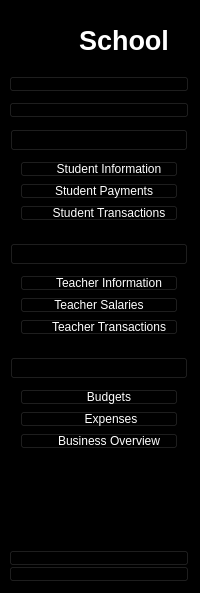
      <widget class="QWidget" name="icon_text_widget" native="true">
       <property name="styleSheet">
        <string notr="true">QWidget{
	background-color:rgb(0, 0, 0);
	color:white ;
}</string>
       </property>
       <layout class="QVBoxLayout" name="verticalLayout_15">
        <property name="leftMargin">
         <number>9</number>
        </property>
        <property name="topMargin">
         <number>20</number>
        </property>
        <item>
         <layout class="QHBoxLayout" name="horizontalLayout">
          <property name="spacing">
           <number>10</number>
          </property>
          <property name="leftMargin">
           <number>20</number>
          </property>
          <property name="topMargin">
           <number>0</number>
          </property>
          <item>
           <widget class="QLabel" name="label_2">
            <property name="minimumSize">
             <size>
              <width>40</width>
              <height>40</height>
             </size>
            </property>
            <property name="maximumSize">
             <size>
              <width>40</width>
              <height>40</height>
             </size>
            </property>
            <property name="text">
             <string/>
            </property>
            <property name="pixmap">
             <pixmap resource="resources.qrc">:/icons/logo.png</pixmap>
            </property>
            <property name="scaledContents">
             <bool>true</bool>
            </property>
           </widget>
          </item>
          <item>
           <widget class="QLabel" name="label_3">
            <property name="font">
             <font>
              <pointsize>20</pointsize>
              <weight>75</weight>
              <bold>true</bold>
             </font>
            </property>
            <property name="text">
             <string>School</string>
            </property>
           </widget>
          </item>
         </layout>
        </item>
        <item>
         <layout class="QVBoxLayout" name="verticalLayout_7">
          <property name="spacing">
           <number>10</number>
          </property>
          <property name="topMargin">
           <number>10</number>
          </property>
          <item>
           <widget class="QPushButton" name="dashboard_2">
            <property name="styleSheet">
             <string notr="true">QPushButton {
	padding-left:-50px ; }
QPushButton:checked{
	background-color:white ;
	border-radius:3px; }</string>
            </property>
            <property name="text">
             <string/>
            </property>
            <property name="icon">
             <iconset resource="resources.qrc">
              <normaloff>:/icons/dashboard2.png</normaloff>
              <normalon>:/icons/dashboard1.png</normalon>:/icons/dashboard2.png</iconset>
            </property>
            <property name="iconSize">
             <size>
              <width>100</width>
              <height>20</height>
             </size>
            </property>
            <property name="checkable">
             <bool>true</bool>
            </property>
            <property name="autoExclusive">
             <bool>true</bool>
            </property>
           </widget>
          </item>
          <item>
           <widget class="QPushButton" name="institution_2">
            <property name="styleSheet">
             <string notr="true">QPushButton {
	padding-left:-60px ; }
QPushButton:checked{
	background-color:white ;
	border-radius:3px; }</string>
            </property>
            <property name="text">
             <string/>
            </property>
            <property name="icon">
             <iconset resource="resources.qrc">
              <normaloff>:/icons/institution2.png</normaloff>
              <normalon>:/icons/institution1.png</normalon>:/icons/institution2.png</iconset>
            </property>
            <property name="iconSize">
             <size>
              <width>100</width>
              <height>20</height>
             </size>
            </property>
            <property name="checkable">
             <bool>true</bool>
            </property>
            <property name="autoExclusive">
             <bool>true</bool>
            </property>
           </widget>
          </item>
          <item>
           <widget class="QFrame" name="students">
            <property name="frameShape">
             <enum>QFrame::StyledPanel</enum>
            </property>
            <property name="frameShadow">
             <enum>QFrame::Raised</enum>
            </property>
            <layout class="QVBoxLayout" name="verticalLayout">
             <property name="spacing">
              <number>0</number>
             </property>
             <property name="leftMargin">
              <number>0</number>
             </property>
             <property name="topMargin">
              <number>0</number>
             </property>
             <property name="rightMargin">
              <number>0</number>
             </property>
             <property name="bottomMargin">
              <number>0</number>
             </property>
             <item>
              <widget class="QPushButton" name="students_2">
               <property name="text">
                <string/>
               </property>
               <property name="icon">
                <iconset resource="resources.qrc">
                 <normaloff>:/icons/students3.png</normaloff>
                 <normalon>:/icons/students4.png</normalon>:/icons/students3.png</iconset>
               </property>
               <property name="iconSize">
                <size>
                 <width>140</width>
                 <height>40</height>
                </size>
               </property>
               <property name="checkable">
                <bool>true</bool>
               </property>
              </widget>
             </item>
             <item>
              <widget class="QFrame" name="students_dropdown">
               <property name="frameShape">
                <enum>QFrame::StyledPanel</enum>
               </property>
               <property name="frameShadow">
                <enum>QFrame::Raised</enum>
               </property>
               <layout class="QVBoxLayout" name="verticalLayout_4">
                <item>
                 <widget class="QPushButton" name="student_info">
                  <property name="styleSheet">
                   <string notr="true">QPushButton{
	padding-left:20px
}
QPushButton:hover{
	color:#12B298 }</string>
                  </property>
                  <property name="text">
                   <string>Student Information</string>
                  </property>
                  <property name="checkable">
                   <bool>true</bool>
                  </property>
                 </widget>
                </item>
                <item>
                 <widget class="QPushButton" name="student_payments">
                  <property name="styleSheet">
                   <string notr="true">QPushButton{
	padding-left:10px
}
QPushButton:hover{
	color:#12B298 }</string>
                  </property>
                  <property name="text">
                   <string>Student Payments</string>
                  </property>
                  <property name="checkable">
                   <bool>true</bool>
                  </property>
                 </widget>
                </item>
                <item>
                 <widget class="QPushButton" name="students_transactions">
                  <property name="styleSheet">
                   <string notr="true">QPushButton{
	padding-left:20px
}
QPushButton:hover{
	color:#12B298 }</string>
                  </property>
                  <property name="text">
                   <string>Student Transactions</string>
                  </property>
                  <property name="checkable">
                   <bool>true</bool>
                  </property>
                 </widget>
                </item>
               </layout>
              </widget>
             </item>
            </layout>
           </widget>
          </item>
          <item>
           <widget class="QFrame" name="teachers">
            <property name="frameShape">
             <enum>QFrame::StyledPanel</enum>
            </property>
            <property name="frameShadow">
             <enum>QFrame::Raised</enum>
            </property>
            <layout class="QVBoxLayout" name="verticalLayout_5">
             <property name="spacing">
              <number>0</number>
             </property>
             <property name="leftMargin">
              <number>0</number>
             </property>
             <property name="topMargin">
              <number>0</number>
             </property>
             <property name="rightMargin">
              <number>0</number>
             </property>
             <property name="bottomMargin">
              <number>0</number>
             </property>
             <item>
              <widget class="QPushButton" name="teachers_2">
               <property name="text">
                <string/>
               </property>
               <property name="icon">
                <iconset resource="resources.qrc">
                 <normaloff>:/icons/teachers3.png</normaloff>
                 <normalon>:/icons/teachers4.png</normalon>:/icons/teachers3.png</iconset>
               </property>
               <property name="iconSize">
                <size>
                 <width>145</width>
                 <height>40</height>
                </size>
               </property>
               <property name="checkable">
                <bool>true</bool>
               </property>
              </widget>
             </item>
             <item>
              <widget class="QFrame" name="teachers_dropdown">
               <property name="frameShape">
                <enum>QFrame::StyledPanel</enum>
               </property>
               <property name="frameShadow">
                <enum>QFrame::Raised</enum>
               </property>
               <layout class="QVBoxLayout" name="verticalLayout_2">
                <item>
                 <widget class="QPushButton" name="teacher_info">
                  <property name="styleSheet">
                   <string notr="true">QPushButton{
	padding-left:20px
}
QPushButton:hover{
	color:#12B298 }</string>
                  </property>
                  <property name="text">
                   <string>Teacher Information</string>
                  </property>
                  <property name="checkable">
                   <bool>true</bool>
                  </property>
                 </widget>
                </item>
                <item>
                 <widget class="QPushButton" name="teacher_salaries">
                  <property name="styleSheet">
                   <string notr="true">QPushButton{
	padding-left:0px
}
QPushButton:hover{
	color:#12B298 }</string>
                  </property>
                  <property name="text">
                   <string>Teacher Salaries</string>
                  </property>
                  <property name="checkable">
                   <bool>true</bool>
                  </property>
                 </widget>
                </item>
                <item>
                 <widget class="QPushButton" name="teacher_transactions">
                  <property name="styleSheet">
                   <string notr="true">QPushButton{
	padding-left:20px
}
QPushButton:hover{
	color:#12B298 }</string>
                  </property>
                  <property name="text">
                   <string>Teacher Transactions</string>
                  </property>
                  <property name="checkable">
                   <bool>true</bool>
                  </property>
                 </widget>
                </item>
               </layout>
              </widget>
             </item>
            </layout>
           </widget>
          </item>
          <item>
           <widget class="QFrame" name="finances">
            <property name="frameShape">
             <enum>QFrame::StyledPanel</enum>
            </property>
            <property name="frameShadow">
             <enum>QFrame::Raised</enum>
            </property>
            <layout class="QVBoxLayout" name="verticalLayout_6">
             <property name="spacing">
              <number>0</number>
             </property>
             <property name="leftMargin">
              <number>0</number>
             </property>
             <property name="topMargin">
              <number>0</number>
             </property>
             <property name="rightMargin">
              <number>0</number>
             </property>
             <property name="bottomMargin">
              <number>0</number>
             </property>
             <item>
              <widget class="QPushButton" name="finances_2">
               <property name="text">
                <string/>
               </property>
               <property name="icon">
                <iconset resource="resources.qrc">
                 <normaloff>:/icons/finances3.png</normaloff>
                 <normalon>:/icons/finances4.png</normalon>:/icons/finances3.png</iconset>
               </property>
               <property name="iconSize">
                <size>
                 <width>145</width>
                 <height>40</height>
                </size>
               </property>
               <property name="checkable">
                <bool>true</bool>
               </property>
              </widget>
             </item>
             <item>
              <widget class="QFrame" name="finances_dropdown">
               <property name="frameShape">
                <enum>QFrame::StyledPanel</enum>
               </property>
               <property name="frameShadow">
                <enum>QFrame::Raised</enum>
               </property>
               <layout class="QVBoxLayout" name="verticalLayout_3">
                <item>
                 <widget class="QPushButton" name="budgets">
                  <property name="styleSheet">
                   <string notr="true">QPushButton{
	padding-left:20px
}
QPushButton:hover{
	color:#12B298 }</string>
                  </property>
                  <property name="text">
                   <string>Budgets</string>
                  </property>
                  <property name="checkable">
                   <bool>true</bool>
                  </property>
                 </widget>
                </item>
                <item>
                 <widget class="QPushButton" name="expenses">
                  <property name="styleSheet">
                   <string notr="true">QPushButton{
	padding-left:24px
}
QPushButton:hover{
	color:#12B298 }</string>
                  </property>
                  <property name="text">
                   <string>Expenses</string>
                  </property>
                  <property name="checkable">
                   <bool>true</bool>
                  </property>
                 </widget>
                </item>
                <item>
                 <widget class="QPushButton" name="business_overview">
                  <property name="styleSheet">
                   <string notr="true">QPushButton{
	padding-left:20px
}
QPushButton:hover{
	color:#12B298 }</string>
                  </property>
                  <property name="text">
                   <string>Business Overview</string>
                  </property>
                  <property name="checkable">
                   <bool>true</bool>
                  </property>
                 </widget>
                </item>
               </layout>
              </widget>
             </item>
            </layout>
           </widget>
          </item>
         </layout>
        </item>
        <item>
         <spacer name="verticalSpacer_2">
          <property name="orientation">
           <enum>Qt::Vertical</enum>
          </property>
          <property name="sizeHint" stdset="0">
           <size>
            <width>20</width>
            <height>84</height>
           </size>
          </property>
         </spacer>
        </item>
        <item>
         <layout class="QVBoxLayout" name="verticalLayout_8">
          <property name="spacing">
           <number>0</number>
          </property>
          <item>
           <widget class="QPushButton" name="settings_2">
            <property name="minimumSize">
             <size>
              <width>0</width>
              <height>0</height>
             </size>
            </property>
            <property name="styleSheet">
             <string notr="true">QPushButton {
	padding-left:-50px ; }
QPushButton:checked{
	background-color:white ;
	border-radius:3px; }</string>
            </property>
            <property name="text">
             <string/>
            </property>
            <property name="icon">
             <iconset resource="resources.qrc">
              <normaloff>:/icons/settings2.png</normaloff>
              <normalon>:/icons/settings1.png</normalon>:/icons/settings2.png</iconset>
            </property>
            <property name="iconSize">
             <size>
              <width>100</width>
              <height>60</height>
             </size>
            </property>
            <property name="checkable">
             <bool>true</bool>
            </property>
            <property name="autoExclusive">
             <bool>true</bool>
            </property>
           </widget>
          </item>
          <item>
           <widget class="QPushButton" name="signout_2">
            <property name="styleSheet">
             <string notr="true">QPushButton {
	padding-left:-50px ; }
QPushButton:checked{
	background-color:white ;
	border-radius:3px; }</string>
            </property>
            <property name="text">
             <string/>
            </property>
            <property name="icon">
             <iconset resource="resources.qrc">
              <normaloff>:/icons/signout2.png</normaloff>
              <normalon>:/icons/signout1.png</normalon>:/icons/signout2.png</iconset>
            </property>
            <property name="iconSize">
             <size>
              <width>100</width>
              <height>20</height>
             </size>
            </property>
            <property name="checkable">
             <bool>true</bool>
            </property>
            <property name="autoExclusive">
             <bool>true</bool>
            </property>
           </widget>
          </item>
         </layout>
        </item>
       </layout>
      </widget>
